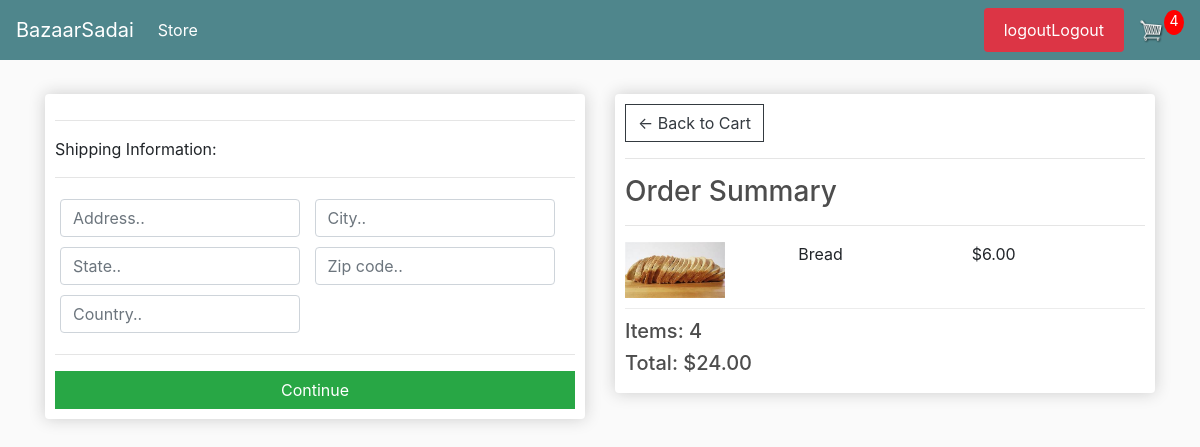
Before: /checkout/ (signed in) with the older database file.
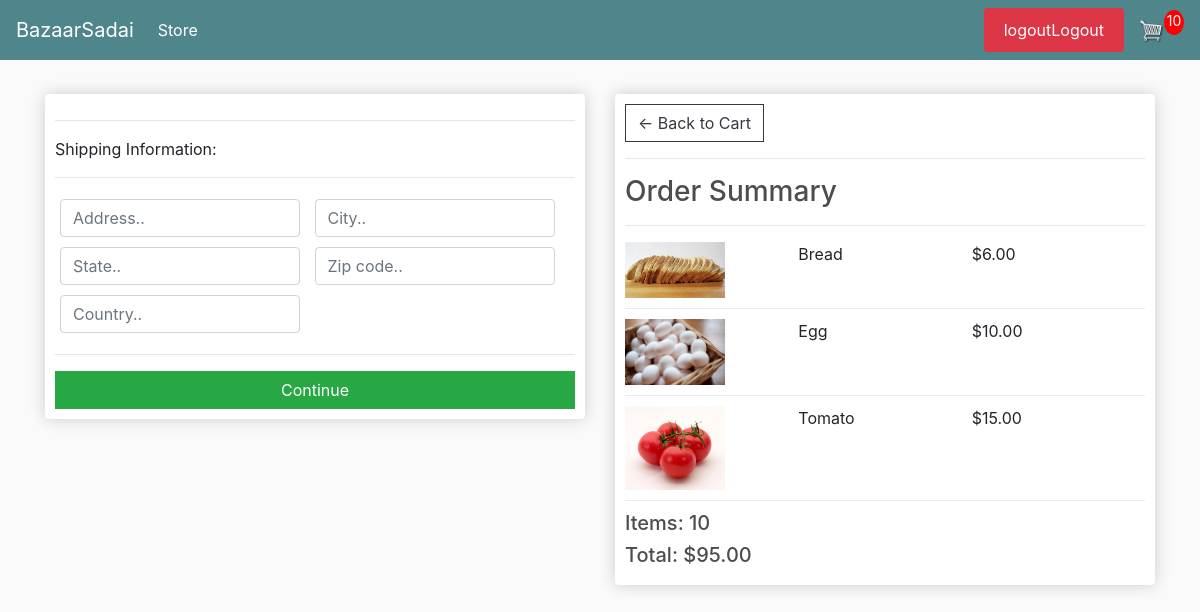
After: the same page with the newer database file.
### store/models.py (models this page shows, shortened)
class OrderItem(models.Model):
    product = models.ForeignKey(Product, on_delete=models.SET_NULL, null=True)
    order = models.ForeignKey(Order, on_delete=models.SET_NULL, null=True)
    quantity = models.IntegerField(default=0, null=True, blank=True)
    date_added = models.DateTimeField(auto_now_add=True)
    def get_total(self):
        total = self.product.price * self.quantity
        return total

class Product(models.Model):
    name = models.CharField(max_length=100, null=True)
    price = models.DecimalField(max_digits=10, decimal_places=2)
    digital = models.BooleanField(default=False, null=True, blank=False) #
    image = models.ImageField(upload_to='static/images/',null=True, blank=True)
    @property
    def imageURL(self):
        try:
            url = self.image.url
        except:
            url = ''
        return url

class Order(models.Model):
    customer = models.ForeignKey(Customer, on_delete=models.SET_NULL, blank=True, null=True)
    date_order = models.DateTimeField(auto_now_add=True)
    complete = models.BooleanField(default=False, null=True, blank=False)
    transaction_id = models.CharField(max_length=200, null=True)
    @property
    def shipping(self):
        shipping = False
        orderitems = self.orderitem_set.all()
        for i in orderitems:
            if i.product.digital == False:
                shipping = True
        return shipping
    @property
    def get_cart_total(self):
        orderitems = self.orderitem_set.all()
        total = sum([item.get_total() for item in orderitems])  # Added parentheses here
        return total
    @property
    def get_cart_items(self):
        orderitems = self.orderitem_set.all()
        total = sum([item.quantity for item in orderitems])  # Counting the quantity of each item
        return total

### store/views.py (the view)
# urls.py: path('checkout/', views.checkout, name="checkout"),
def checkout(request):
    if request.user.is_authenticated:
        customer = request.user.customer
        order, created = Order.objects.get_or_create(customer=customer, complete=False)
        items = order.orderitem_set.all()
        cartItems = order.get_cart_items
    else:
        items = []
        order = {'get_cart_total': 0, 'get_cart_items': 0, 'shipping': False}
        cartItems = order['get_cart_items']
    context = {'items': items, 'order': order,'cartItems': cartItems}
    return render(request, 'store/checkout.html', context)

### store/templates/store/checkout.html (shortened to what this page needs)
{% extends 'store/main.html' %}
{% load static %}
{% block content %}
<div class="row">
    <div class="col-lg-6">
        <div class="box-element" id="form-wrapper">
            <form id="form">
                <div id="shipping-info">
                    <hr>
                    <p>Shipping Information:</p>
                    <hr>
                    <div class="form-field">
                        <input class="form-control" type="text" name="address" placeholder="Address..">
                    </div>
                    <div class="form-field">
                        <input class="form-control" type="text" name="city" placeholder="City..">
                    </div>
                    <div class="form-field">
                        <input class="form-control" type="text" name="state" placeholder="State..">
                    </div>
                    <div class="form-field">
                        <input class="form-control" type="text" name="zipcode" placeholder="Zip code..">
                    </div>
                    <div class="form-field">
                        <input class="form-control" type="text" name="country" placeholder="Country..">
                    </div>
                </div>
                <hr>
                <input id="form-button" class="btn btn-success btn-block" type="submit" value="Continue">
            </form>
        </div>
        <br>
    </div>
    <div class="col-lg-6">
        <div class="box-element">
            <a class="btn btn-outline-dark" href="{% url 'cart' %}">&#x2190; Back to Cart</a>
            <hr>
            <h3>Order Summary</h3>
            <hr>
            {% for item in items %}
            <div class="cart-row">
                <div style="flex:2"><img class="row-image" src="{{ item.product.imageURL }}"></div>
                <div style="flex:2"><p>{{ item.product.name }}</p></div>
                <div style="flex:1"><p>${{ item.product.price|floatformat:2 }}</p></div>
                <div style="flex:1"><p>{{ item.product.quantity }}</p></div>
            </div>
            {% endfor %}
            <h5>Items: {{ order.get_cart_items }}</h5>
            <h5>Total: ${{ order.get_cart_total|floatformat:2 }}</h5>
        </div>
    </div>
</div>
{% endblock content %}

Changed rows visible on the page:
added OrderItem: product.imageURL (picture), product.name "Egg", product.price "10.00"
added OrderItem: product.imageURL (picture), product.name "Tomato", product.price "15.00"
changed through a linked row, Order: get_cart_items "4" → "10"; get_cart_total "24.00" → "95.00"
Other visible differences:
{{ cartItems }}: "4" → "10"
